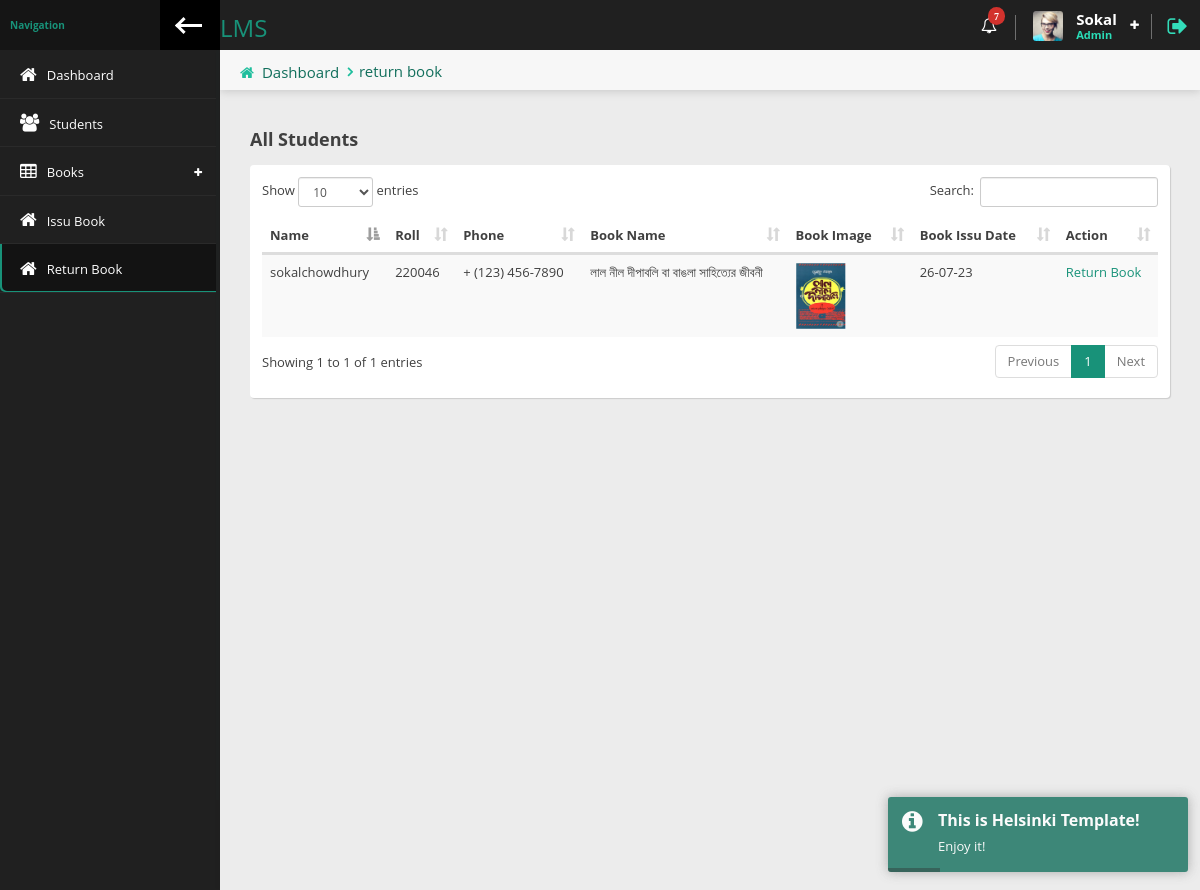
The page /librarian/return_book.php (signed in) on the database its author committed.
### tables this page shows
CREATE TABLE `libraian` (
  `id` int(3) NOT NULL,
  `fast_name` varchar(255) NOT NULL,
  `last_name` varchar(255) NOT NULL,
  `email` varchar(255) NOT NULL,
  `user_name` varchar(255) NOT NULL,
  `password` varchar(255) NOT NULL,
  `date` timestamp NOT NULL DEFAULT current_timestamp()
);

CREATE TABLE `issu_books` (
  `id` int(5) NOT NULL,
  `student_id` int(55) NOT NULL,
  `book_id` int(55) NOT NULL,
  `book_issu_date` varchar(255) NOT NULL,
  `book_return_date` varchar(255) NOT NULL,
  `date` timestamp NOT NULL DEFAULT current_timestamp()
);

CREATE TABLE `students` (
  `id` int(6) NOT NULL,
  `fname` varchar(255) NOT NULL,
  `lname` varchar(255) NOT NULL,
  `roll` varchar(255) NOT NULL,
  `reg` varchar(255) NOT NULL,
  `phone` varchar(255) NOT NULL,
  `email` varchar(255) NOT NULL,
  `username` varchar(255) NOT NULL,
  `password` varchar(255) NOT NULL,
  `image` varchar(255) DEFAULT NULL,
  `status` tinyint(1) NOT NULL,
  `date` timestamp NOT NULL DEFAULT current_timestamp()
);

CREATE TABLE `books` (
  `id` int(11) NOT NULL,
  `book_name` varchar(250) NOT NULL,
  `book_image` varchar(111) NOT NULL,
  `book_author_name` varchar(111) NOT NULL,
  `book_publication_name` varchar(111) NOT NULL,
  `book_purchase_date` varchar(111) NOT NULL,
  `book_price` tinyint(50) NOT NULL,
  `book_qty` int(5) NOT NULL,
  `available_qty` int(5) NOT NULL,
  `librarian_username` varchar(111) NOT NULL,
  `date` timestamp NOT NULL DEFAULT current_timestamp()
);

### librarian/return_book.php (the view, shortened to what this page needs)
<?php require_once('header.php');?>
                <div class="content-header">
                    <div class="leftside-content-header">
                        <ul class="breadcrumbs">
                            <li><i class="fa fa-home" aria-hidden="true"></i><a href="#">Dashboard</a></li>
                            <li><a href="javascript:Avoid(0)">return book</a></li>
                        </ul>
                    </div>
                </div>
                <div class="row animated fadeInUp">
                <div class="col-sm-12">
                    <h4 class="section-subtitle"><b>All Students</b></h4>
                    <div class="panel">
                        <div class="panel-content">
                            <div class="table-responsive">
                                <table id="basic-table" class="data-table table table-striped nowrap table-hover" cellspacing="0" width="100%">
                                    <thead>
                                    <tr>
                                        <th>Name</th>
                                        <th>Roll</th>
                                        <th>Phone</th>
                                        <th>Book Name</th>
                                        <th>Book Image</th>
                                        <th>Book Issu Date</th>
                                        <th>Action</th>
                                    </tr>
                                    </thead>
                                    <tbody>
                                    <?php
                                       $data = mysqli_query($con,"SELECT `issu_books`.`id`,`issu_books`.`book_id`,`issu_books`.`book_issu_date`,`students`.`fname`,`students`.`lname`,`students`.`roll`,`students`.`phone`,`books`.`book_name`,`books`.`book_image`
                                       FROM `issu_books`
                                       INNER JOIN `students` ON `students`.`id` = `issu_books`.`student_id`
                                       INNER JOIN `books` ON `books`.`id` = `issu_books`.`book_id` WHERE `issu_books`.`book_return_date` = ''");
                                       while($row = mysqli_fetch_assoc($data)){ ?>
                                            <tr>
                                                <td><?= $row["fname"] . $row["lname"] ?></td>
                                                <td><?= $row["roll"] ?></td>
                                                <td><?= $row["phone"] ?></td>
                                                <td><?= $row["book_name"] ?></td>
                                                <td><img style="width: 50px;"  src="../image/books/<?= $row["book_image"] ?>" alt=""></td>
                                                <td><?= $row["book_issu_date"] ?></td>
                                                <td><a href="return_book.php?id=<?=$row["id"]?>&bookid=<?=$row["book_id"]?>">Return Book</a></td>
                                            </tr>
                                        <?php } ?>
                                    </tbody>
                                </table>
                            </div>
                        </div>
                    </div>
                </div>
            </div>
<?php require_once('footer.php'); ?>

### librarian/header.php (shortened to what this page needs)
<?php
require_once("../dbcon.php");
$page = explode('/',$_SERVER["PHP_SELF"]);
$page =  $page[count($page) - 1];
$libraian_login = $_SESSION["libraian_login"];
$libraian_info_query = mysqli_query($con,"SELECT * FROM `libraian` WHERE `email` = '$libraian_login'");
$libraian_info = mysqli_fetch_assoc($libraian_info_query);
?>
<!doctype html>
<html lang="en" class="fixed left-sidebar-top">
<head>
    <link href="../assets/vendor/pace/pace-theme-minimal.css" rel="stylesheet" />
    <link rel="stylesheet" href="../assets/vendor/bootstrap/css/bootstrap.css">
    <link rel="stylesheet" href="../assets/vendor/font-awesome/css/font-awesome.css">
    <link rel="stylesheet" href="../assets/vendor/animate.css/animate.css">
    <link rel="stylesheet" href="../assets/vendor/toastr/toastr.min.css">
    <link rel="stylesheet" href="../assets/vendor/magnific-popup/magnific-popup.css">
    <link rel="stylesheet" href="../assets/vendor/data-table/media/css/dataTables.bootstrap.min.css">
    <link rel="stylesheet" href="../assets/stylesheets/css/style.css">
</head>
<body>
    <div class="wrap">
        <div class="page-header">
            <div class="leftside-header">
                <div class="logo">
                    <a href="index.php" class="on-click">
                        <h3>LMS</h3>
                    </a>
                </div>
            </div>
            <div class="rightside-header">
                <div class="header-section hidden-xs" id="notice-headerbox">
                    <div class="notice" id="alerts-notice">
                        <i class="fa fa-bell-o" aria-hidden="true"><span class="badge badge-xs badge-top-right x-danger">7</span></i>
                    </div>
                </div>
                <div class="header-section" id="user-headerbox">
                    <div class="user-header-wrap">
                        <div class="user-photo">
                            <img alt="profile photo" src="../assets/images/avatar/avatar_user.jpg" />
                        </div>
                        <div class="user-info">
                            <span class="user-name"><?= ucwords($libraian_info['fast_name'])?></span>
                            <span class="user-profile">Admin</span>
                        </div>
                        <i class="fa fa-plus icon-open" aria-hidden="true"></i>
                    </div>
                </div>
                <div class="header-section">
                    <a href="logout.php" data-toggle="tooltip" data-placement="left" title="Logout"><i class="fa fa-sign-out log-out" aria-hidden="true"></i></a>
                </div>
            </div>
        </div>
        <div class="page-body">
            <div class="left-sidebar">
                <div class="left-sidebar-header">
                    <div class="left-sidebar-title">Navigation</div>
                    <div class="left-sidebar-toggle c-hamburger c-hamburger--htla hidden-xs" data-toggle-class="left-sidebar-collapsed" data-target="html">
                        <span></span>
                    </div>
                </div>
                <div id="left-nav" class="nano">
                    <div class="nano-content">
                        <nav>
                            <ul class="nav nav-left-lines" id="main-nav">
                                <li class="<?= $page == 'index.php' ? 'active-item': '' ?>"><a href="index.php"><i class="fa fa-home" aria-hidden="true"></i><span>Dashboard</span></a></li>
                                <li class="<?= $page == 'students.php' ? 'active-item': '' ?>"><a href="students.php"><i class="fa fa-users" aria-hidden="true"></i><span>Students</span></a></li>
                                <li class="has-child-item close-item <?= $page == 'add_book.php' ? 'open-item': '' ?> <?= $page == 'manage_book.php' ? 'open-item': '' ?>">
                                <a><i class="fa fa-table" aria-hidden="true"></i><span>Books</span></a>
                            </li>
                            <li class="<?= $page == 'issu_book.php' ? 'active-item': '' ?>"><a href="issu_book.php"><i class="fa fa-home" aria-hidden="true"></i><span>Issu Book</span></a></li>
                            <li class="<?= $page == 'return_book.php' ? 'active-item': '' ?>"><a href="return_book.php"><i class="fa fa-home" aria-hidden="true"></i><span>Return Book</span></a></li>
                            </ul>
                        </nav>
                    </div>
                </div>
            </div>
            <div class="content">

### rows shown on the page
libraian: fast_name "Sokal"
issu_books: student.fname "sokal", student.lname "chowdhury", student.roll "220046", student.phone "+ (123) 456-7890", book.book_name "লাল নীল দীপাবলি বা বাঙলা সাহিত্যের জীবনী", book.book_image (picture), book_issu_date "26-07-23"
